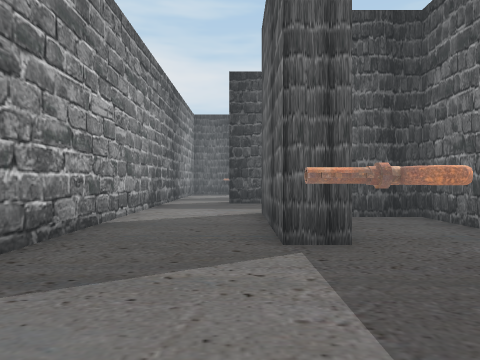
View 1 (above)

24 first-person views from a walk through a 3-D level made in the Unity game engine. The camera is 1.5 m above the floor, looks level and sees 75° across. The floor is counted in squares, 2 m on a side. Each view is taken from the middle of a square. On the plan, view 1 faces up. The plan holds only what a view shows up to about 10 squares ahead; the rest is blank. The player is left out. Some animated figures are left out. Door leaves are left out, so doorways stand open. Some surface patterns are stand-ins.

View 2
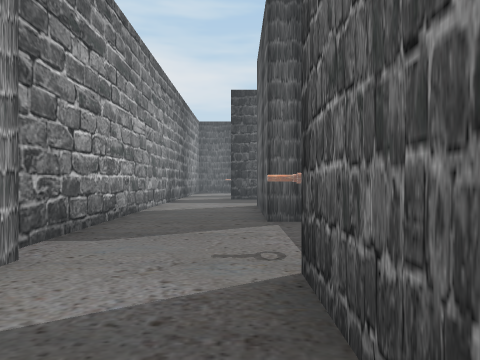

View 3
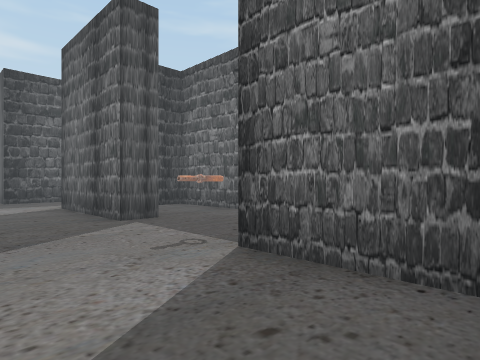

View 4
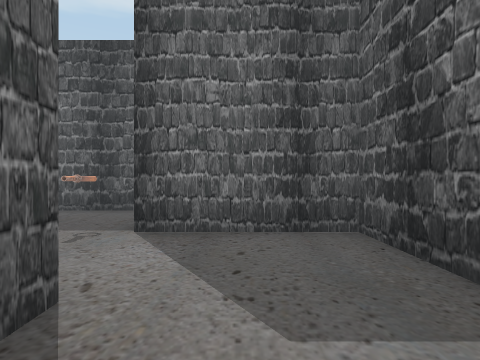

View 5
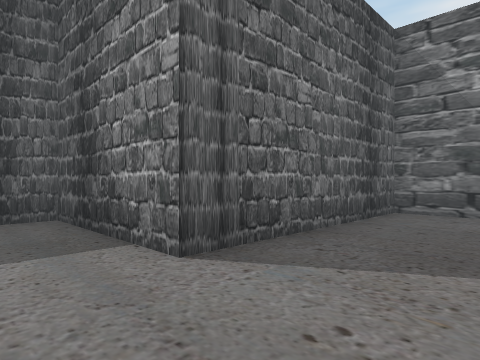

View 6
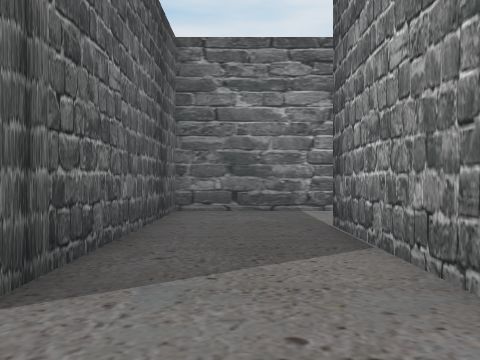

View 7
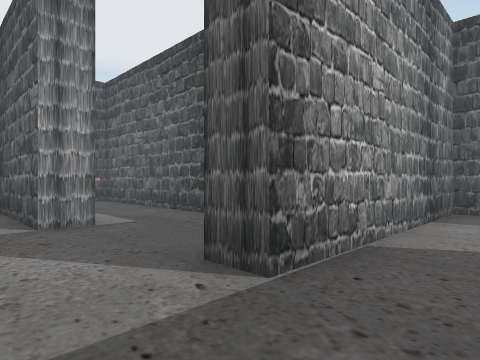

View 8
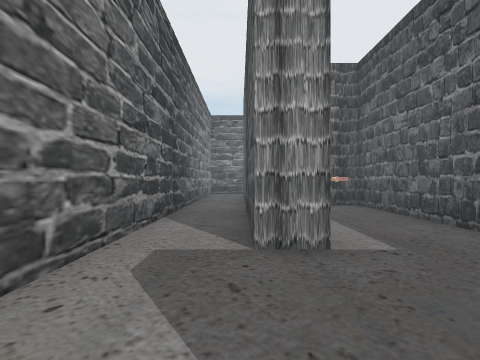

View 9
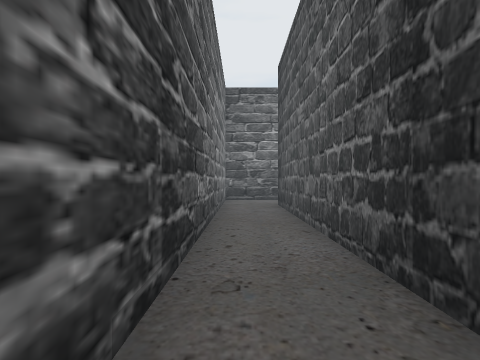

View 10
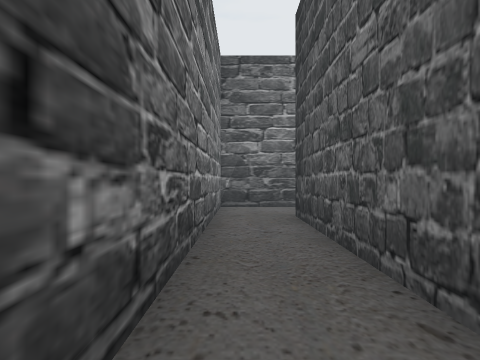

View 11
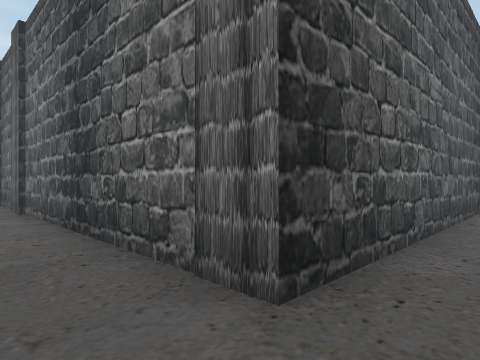

View 12
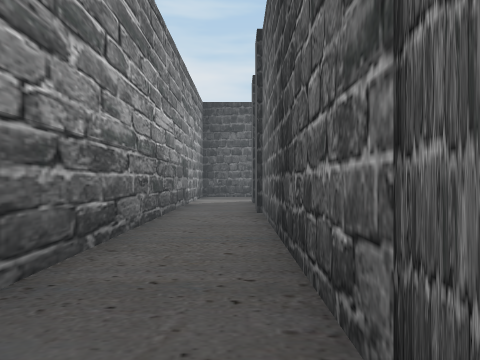

View 13
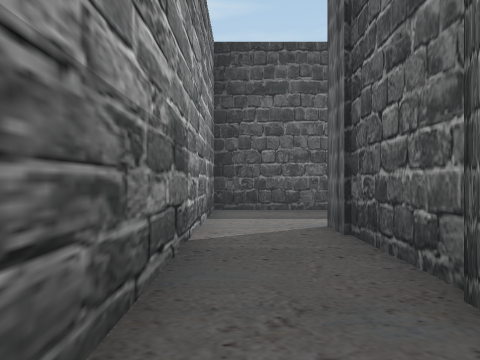

View 14
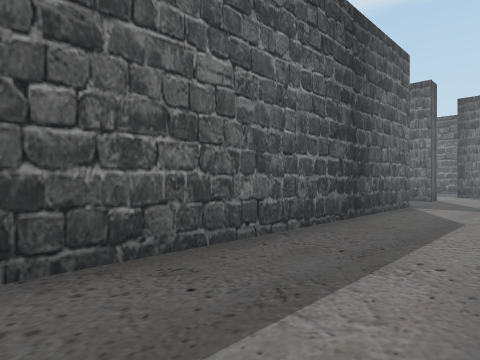

View 15
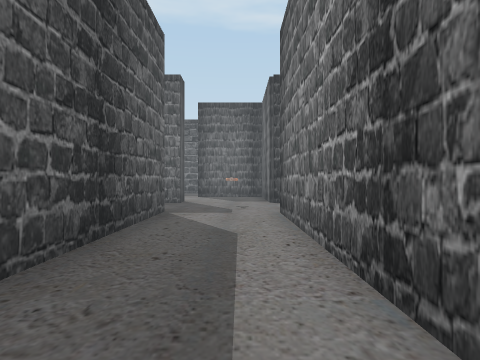

View 16
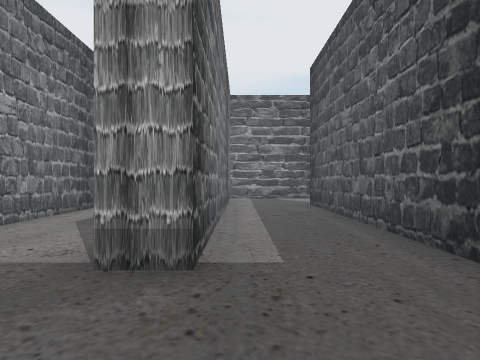

View 17
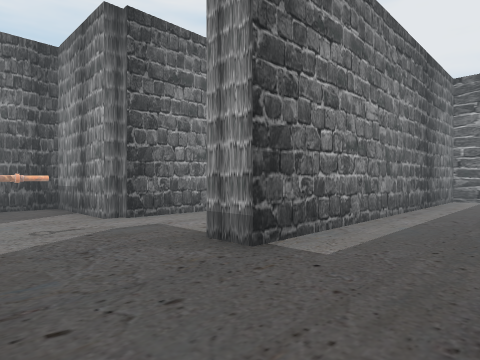

View 18
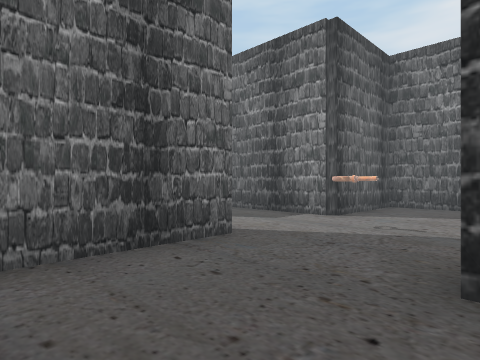

View 19
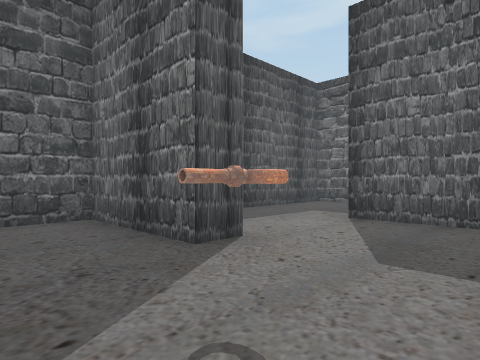

View 20
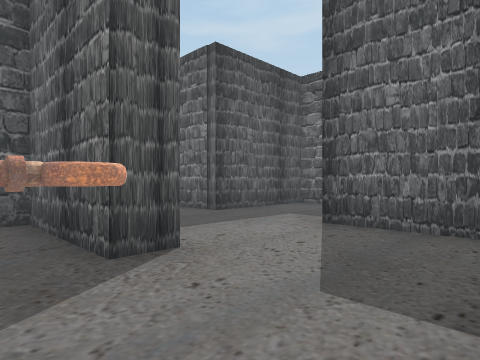

View 21
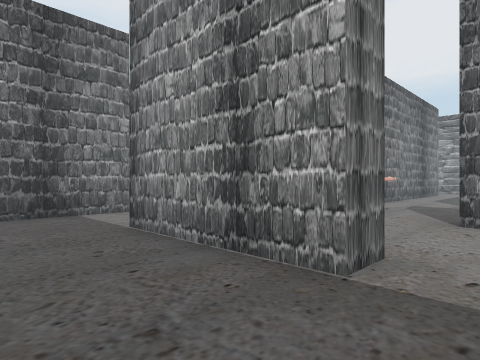

View 22
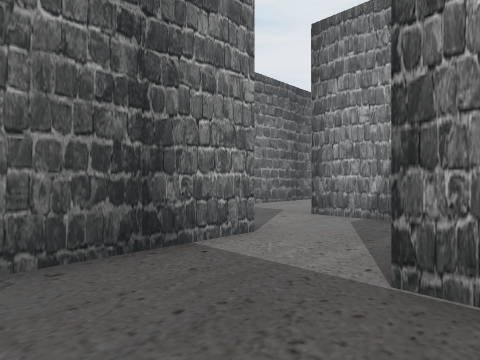

View 23
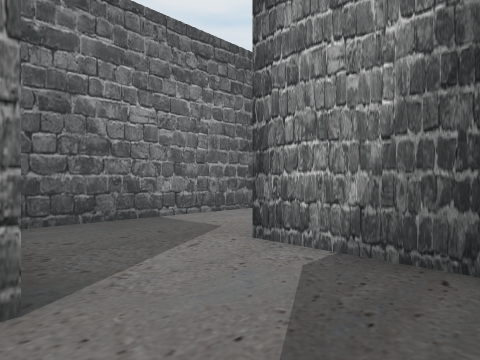

View 24
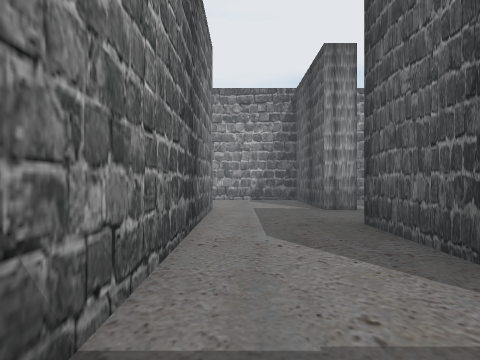

### Floor plan
Points are (right, up) in squares from view 1. A wall is a line through its corners. A room is listed if a view was taken in it or the views show most of it. See-through windows are left out.
Room 1 (views 1, 2, 3)
walls: (1.4, 3.6) (0.5, 3.6) (0.5, 7.1); (3.7, 1.5) (3.7, 6.3) (2.2, 6.3); (-2, 0.1) (-2.6, 0.1); (0.8, 9.9) (-0.4, 9.9); (-2.4, 10) (-2.4, 1.4); (-2.5, -2.7) (0.5, -2.7) (0.5, 0.6)
ways out: opening at (-3, -1.5) to room 2; opening at (-1.5, 10)
Room 2 (views 4, 5, 6, 7)
walls: (-6, 0.1) (-6.5, 0.1) (-6.5, -6.2); (-7.2, -8.5) (-3.5, -8.5) (-3.5, -2.7) (-2.5, -2.7)
ways out: opening at (-3, -1.5) to room 1; opening at (-7, -7.5) to room 3
Room 3 (views 8, 9, 10, 11, 12, 13, 14, 15, 16, 17, 18, 19, 20)
walls: (-19.9, 4.1) (-13.8, 4.1); (-13.9, 3.9) (-13.4, 3.9) (-13.4, 0.9) (-10.8, 0.9) (-10.8, 4.1) (-9.6, 4.1); (-13.8, 10.2) (-20.6, 10.2); (-22.8, 7.6) (-13.6, 7.6) (-13.6, 6.8) (-23.6, 6.8) (-23.6, -4.9); (-10, 6.9) (-10.8, 6.9) (-10.8, 10.2) (-12.2, 10.2); (-10.6, -3.5) (-16.2, -3.5) (-16.2, -4.4); (-10.4, -6) (-10.4, -6.8) (-21.5, -6.8) (-21.5, 4.1); (-23.6, -6.4) (-23.6, -8.5) (-9, -8.5); (-6.5, -6.2) (-7.4, -6.2)
ways out: opening at (-7, -7.5) to room 2; opening at (-10, 5.5) to room 4
Room 4 (views 21, 22)
walls: (-7.1, 4.6) (-7.1, 6.9) (-6.3, 6.9) (-6.3, 3.1); (-9.6, 4.1) (-7.6, 4.1); (-3.8, 9.9) (-7.1, 9.9); (-6.4, 0.9) (-4.4, 0.9)
ways out: opening at (-10, 5.5) to room 3; opening at (-7, 2.5) to room 5; opening at (-8.5, 10.5)
Room 5 (views 23, 24)
walls: (-11.8, 0.1) (-14.4, 0.1); (-10, 2.6) (-10, 0.1); (-7.4, 0.9) (-6.4, 0.9); (-17.1, -2.7) (-8, -2.7)
ways out: opening at (-7, 2.5) to room 4; opening at (-17, -1.5); opening at (-15.5, 0.5)

Positions as (right, up) in squares from view 1, and headings:
1: (0, 0), facing up
2: (0, -2), facing up
3: (-2, -2), facing up-right
4: (-4, -1), facing right
5: (-6, -1), facing down-right
6: (-5, -1), facing down
7: (-5, -8), facing up-left
8: (-7, -7), facing left
9: (-12, -8), facing left
10: (-15, -8), facing left
11: (-23, -8), facing up-right
12: (-22, -7), facing up
13: (-23, -1), facing up
14: (-23, 4), facing up-right
15: (-21, 5), facing right
16: (-11, 8), facing left
17: (-11, 10), facing down-left
18: (-14, 10), facing down-right
19: (-13, 4), facing up-right
20: (-12, 4), facing up-right
21: (-4, 8), facing down-left
22: (-4, 4), facing down-left
23: (-7, 3), facing down-left
24: (-9, -2), facing left
